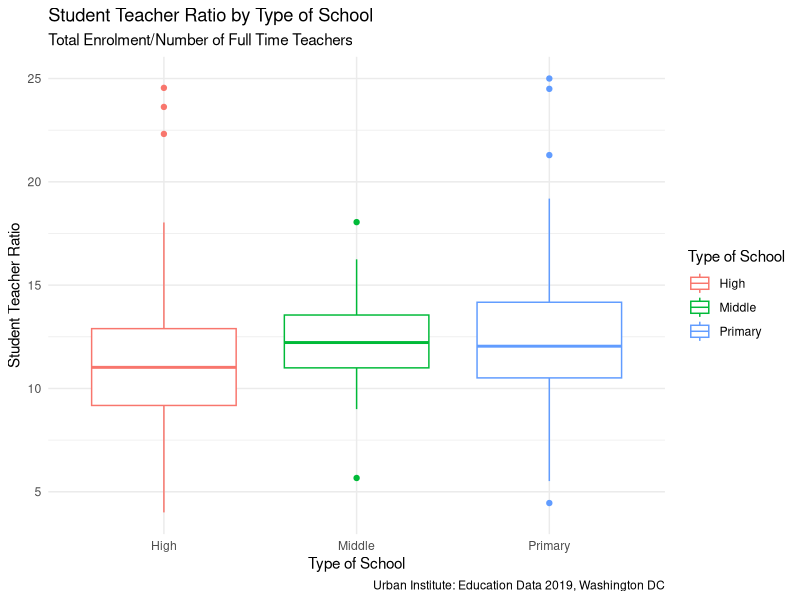
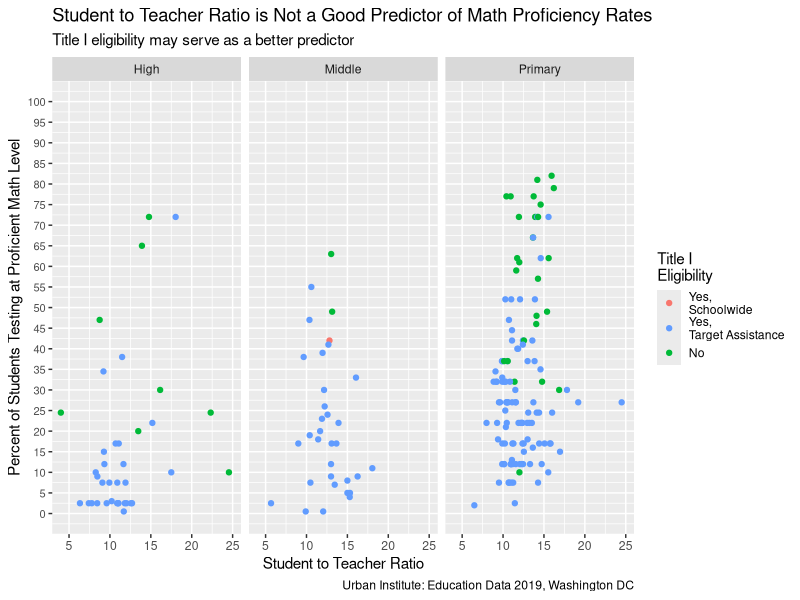
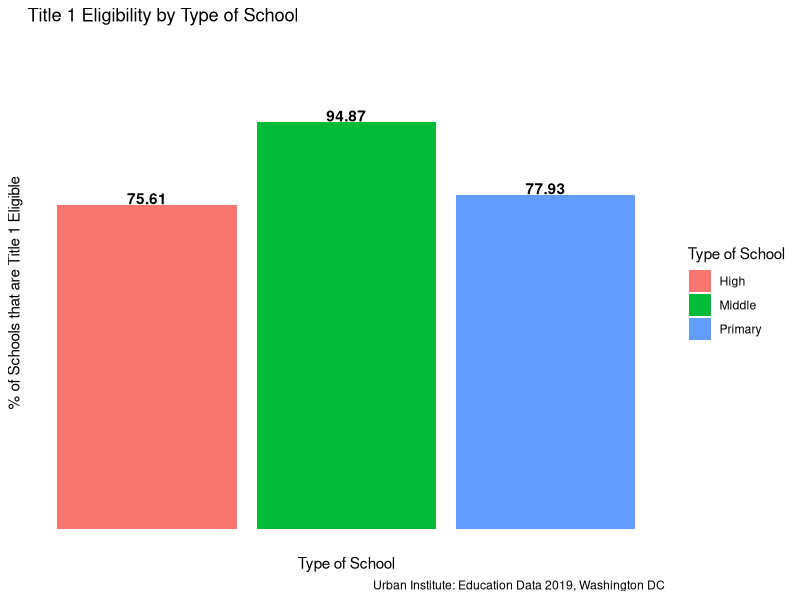

Source code (R) for these figures, in order:
## ---- chunk 1
knitr::opts_chunk$set(echo = TRUE)
knitr::opts_chunk$set(message = FALSE)
knitr::opts_chunk$set(warning = FALSE)

library(tidyverse)
library(readr)

dcschools <- read.csv("EducationDataPortal_02.22.2022_Schools.csv", stringsAsFactor = F)
glimpse(dcschools)

## ---- chunk 2

#School to teacher ratio by school level (boxplots)
dcschools %>%
  mutate(ptr = enrollment/teachers_fte) %>%
  filter(school_level == "High"| school_level == "Middle"| school_level =="Primary") %>%
  group_by(school_level) %>%
  filter(ptr < 100) %>%
  ggplot() +
  geom_boxplot(mapping = aes(x = school_level, y = ptr, colour = school_level)) +
  labs (title = "Student Teacher Ratio by Type of School",
  subtitle = "Total Enrolment/Number of Full Time Teachers",
  x = "Type of School",
  y = "Student Teacher Ratio",
  colour = "Type of School",
  caption = "Urban Institute: Education Data 2019, Washington DC") +
  theme(axis.title.x = element_text(size = 13, face = "bold"),
        axis.title.y = element_text(size = 13, face = "bold"), 
        axis.text.x= element_text(size = 10, face = "bold"),
        axis.text.y= element_text(size = 10, face = "bold")) +
  theme_minimal() 


## ---- chunk 3
#### Point Chart
dcschools %>%
  filter(school_level == "High"| school_level == "Middle"| school_level =="Primary") %>%
  mutate(student_teacher = enrollment / teachers_fte) %>%
  #mutate (as.numeric(student_teacher)) %>%
  filter(student_teacher < 100) %>%
  ggplot() +
  geom_point(mapping = aes(x = student_teacher, y = as.numeric(as.character(math_test_pct_prof_midpt),alpha = 0.4), color = title_i_schoolwide)) +
  facet_wrap(~ school_level) +
  theme(axis.text.y = element_text(size = 8)) +
  scale_color_discrete(name="Title I\nEligibility",
                        breaks=c("", "Yes", "No"),
                       labels=c("Yes,\nSchoolwide", "Yes,\nTarget Assistance", "No")) +
  labs(
    title = "Student to Teacher Ratio is Not a Good Predictor of Math Proficiency Rates",
    subtitle = "Title I eligibility may serve as a better predictor",
    x = "Student to Teacher Ratio",
    y = "Percent of Students Testing at Proficient Math Level",
    caption = "Urban Institute: Education Data 2019, Washington DC") +
  coord_cartesian() +
  scale_y_continuous(breaks = seq(0, 100, 5),limits=c(0, 100))

## ---- chunk 4

dcschools %>%
  filter (school_level == "High" | school_level == "Middle" |  school_level == "Primary") %>%
  mutate(title1eligible = if_else(title_i_eligible == "Yes", 1, 0)) %>%
  mutate (title1text = if_else(title_i_eligible == "Yes", "Eligible", "Not Eligible")) %>%
  group_by(school_level) %>%
  summarise(title1eligiblemean = mean(title1eligible) * 100) %>%
  ggplot(mapping = aes(x = school_level, y = title1eligiblemean, fill = school_level)) +
  geom_col() +
  labs (title = "Title 1 Eligibility by Type of School",
  x = "Type of School",
  y = "% of Schools that are Title 1 Eligible",
   caption = "Urban Institute: Education Data 2019, Washington DC",
  fill = "Type of School") +
  theme(axis.title.x = element_text(size = 13, face = "bold"),
        axis.title.y = element_text(size = 13, face = "bold"),
        axis.text.x= element_text(size = 10, face = "bold"),
        axis.text.y= element_text(size = 10, face = "bold")) +
  geom_text(aes(label = round(title1eligiblemean, digits = 2),
                y = title1eligiblemean + 0.07,
                fontface = "bold"),
            position = position_dodge(1),
            vjust = 0) +  
  theme_minimal() +
  scale_y_continuous(breaks = NULL,limits=c(0, 110)) +
  scale_x_discrete(breaks = NULL)

